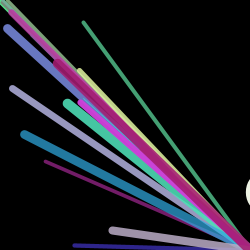
Frame 1 (no input)
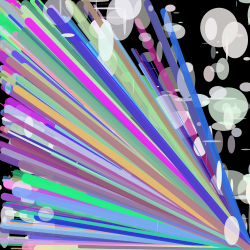
Frame 60 (the mouse pressed at the canvas centre just before this capture)
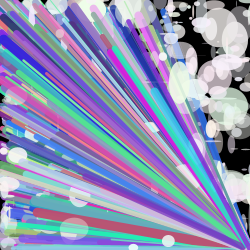
Frame 120 (the mouse held since frame 60 and released just before this capture)

The Processing sketch that drew these frames (run headless with seeded random() and noise(); from frame 60 on, the mouse is pressed at the canvas centre):

// Processing sketch: processing_18773
// ── processing_18773.pde

void setup(){
  size (250,250);
  background (#000000);
  smooth();
  frameRate(45);
}
void draw(){
 
  //random colour lines
  
  noStroke();
  // positioning
  for(int i=0;i<200;i+=10){
    strokeWeight(random(10));
    stroke(random(25,255),random(25,255),random(110,255),random(180,250));
    line(random(250,90),250,random(i),random(i*3));
  }
  //random white circles
  for (int j=0;j<50;j+=5){
    noStroke();
    fill(random(230,255),random(230,255),random(230,255),random(100,250));
    ellipse (random(500),random(250),random(j),random(j));
  }
}
